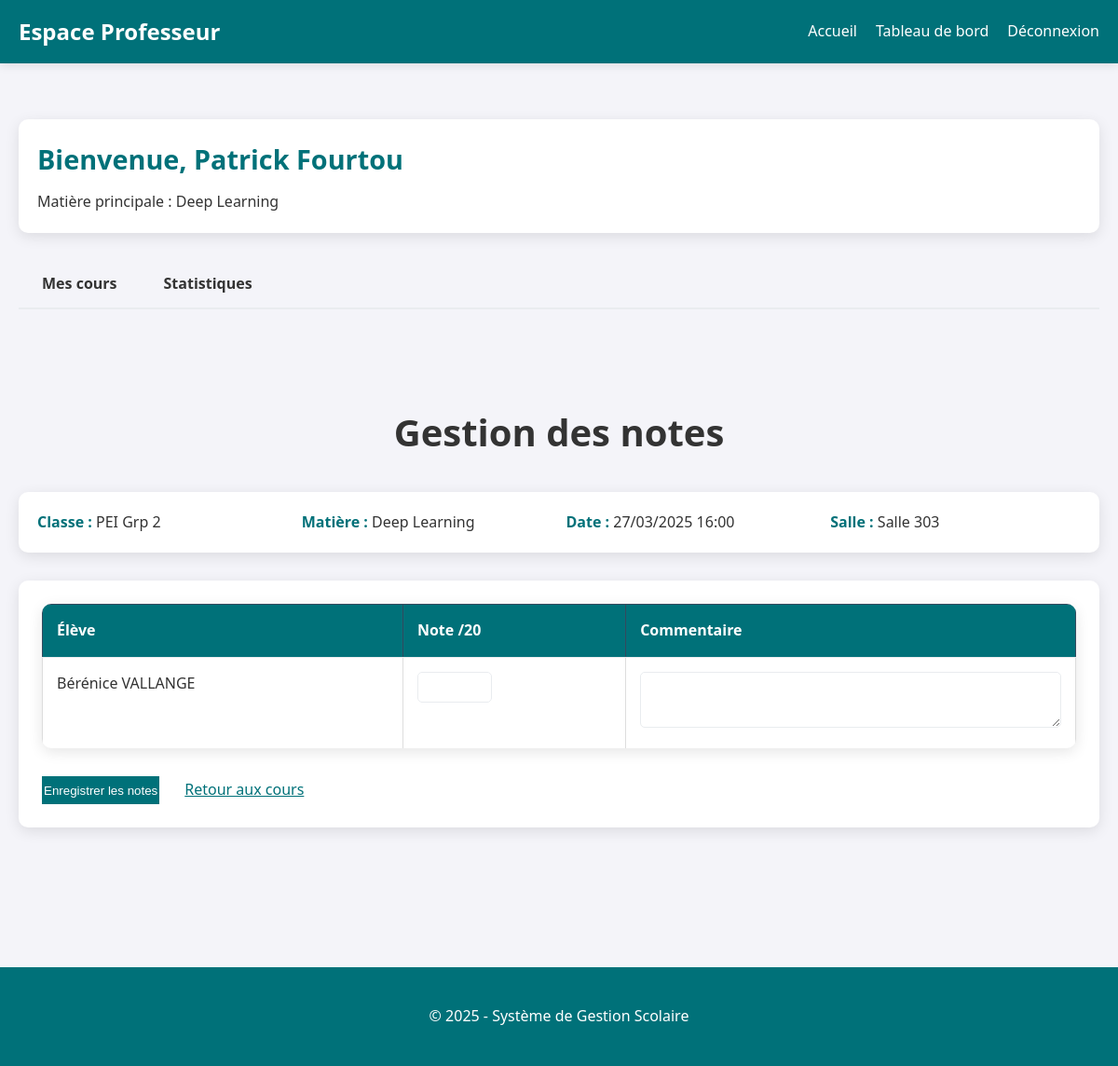
Screenshot of /pages/prof.php?view=notes&cours_id=12 (signed in) with the database file from the repository.
### tables this page shows
CREATE TABLE IF NOT EXISTS profs (
    id INT AUTO_INCREMENT PRIMARY KEY,
    user_id INT NOT NULL UNIQUE,
    nom VARCHAR(50) NOT NULL,
    prenom VARCHAR(50) NOT NULL,
    date_naissance DATE NOT NULL,
    matiere VARCHAR(50) NOT NULL,
    FOREIGN KEY (user_id) REFERENCES users(id) ON DELETE CASCADE
);

CREATE TABLE IF NOT EXISTS cours (
    id INT AUTO_INCREMENT PRIMARY KEY,
    prof_id INT NOT NULL,
    classe VARCHAR(50) NOT NULL,
    matiere VARCHAR(50) NOT NULL,
    horaire DATETIME NOT NULL,
    salle VARCHAR(50) NOT NULL,
    FOREIGN KEY (prof_id) REFERENCES profs(id) ON DELETE CASCADE
);

CREATE TABLE IF NOT EXISTS eleves (
    id INT AUTO_INCREMENT PRIMARY KEY,
    user_id INT NOT NULL UNIQUE,
    nom VARCHAR(50) NOT NULL,
    prenom VARCHAR(50) NOT NULL,
    date_naissance DATE NOT NULL,
    classe VARCHAR(50) NOT NULL,
    FOREIGN KEY (user_id) REFERENCES users(id) ON DELETE CASCADE
);

### pages/prof.php (the view, shortened to what this page needs)
<?php
require_once '../config/db.php';
$userId = $_SESSION['user_id'];
$stmt = $pdo->prepare("SELECT * FROM profs WHERE user_id = ?");
$stmt->execute([$userId]);
$prof = $stmt->fetch(PDO::FETCH_ASSOC);
$view = isset($_GET['view']) ? $_GET['view'] : 'cours';
$coursId = isset($_GET['cours_id']) ? intval($_GET['cours_id']) : 0;
if ($view === 'notes' && $coursId > 0) {
    $stmt = $pdo->prepare("SELECT * FROM cours WHERE id = ? AND prof_id = ?");
    $stmt->execute([$coursId, $prof['id']]);
    $currentCours = $stmt->fetch(PDO::FETCH_ASSOC);
    if ($currentCours) {
        $stmt = $pdo->prepare("SELECT e.* FROM eleves e WHERE e.classe = ?");
        $stmt->execute([$currentCours['classe']]);
        $eleves = $stmt->fetchAll(PDO::FETCH_ASSOC);
        $notesMap = [];
    } else {
        $message = "Vous n'êtes pas autorisé à accéder à ce cours.";
        $messageType = "error";
        header("Location: prof.php?view=cours&message=$message&type=$messageType");
        exit;
    }
}
$coursQuery = "SELECT * FROM cours WHERE prof_id = ?";
$params = [$prof['id']];
$coursQuery .= " ORDER BY horaire";
$stmt = $pdo->prepare($coursQuery);
$stmt->execute($params);
$cours = $stmt->fetchAll(PDO::FETCH_ASSOC);
?>
<!DOCTYPE html>
<html lang="fr">
<head>
    <link rel="stylesheet" href="../css/style.css">
</head>
<body>
    <header>
        <h1>Espace Professeur</h1>
        <nav>
            <ul>
                <li><a href="index.php">Accueil</a></li>
                <li><a href="prof.php">Tableau de bord</a></li>
                <li><a href="../login/login.php">Déconnexion</a></li>
            </ul>
        </nav>
    </header>
    <main class="container">
        <section class="prof-info">
            <h2>Bienvenue, <?php echo htmlspecialchars($prof['prenom'] . ' ' . $prof['nom']); ?></h2>
            <p>Matière principale : <?php echo htmlspecialchars($prof['matiere']); ?></p>
        </section>
        <div class="tabs">
            <a href="?view=cours" class="tab <?php echo $view === 'cours' ? 'active' : ''; ?>">Mes cours</a>
            <a href="?view=stats" class="tab <?php echo $view === 'stats' ? 'active' : ''; ?>">Statistiques</a>
        </div>
        <?php if ($view === 'confirm_delete' && isset($_GET['cours_id'])): ?>
            <section class="confirmation">
                <h2>Confirmation de suppression</h2>
                <?php
                    $delCoursId = intval($_GET['cours_id']);
                    $stmt = $pdo->prepare("SELECT * FROM cours WHERE id = ?");
                    $stmt->execute([$delCoursId]);
                    $delCours = $stmt->fetch(PDO::FETCH_ASSOC);
                    $stmt = $pdo->prepare("SELECT COUNT(*) FROM notes WHERE cours_id = ?");
                    $stmt->execute([$delCoursId]);
                    $notesCount = $stmt->fetchColumn();
                ?>
                <div class="warning-box">
                    <p><strong>Attention :</strong> Vous êtes sur le point de supprimer le cours suivant :</p>
                    <p>
                        <strong>Classe :</strong> <?php echo htmlspecialchars($delCours['classe']); ?><br>
                        <strong>Matière :</strong> <?php echo htmlspecialchars($delCours['matiere']); ?><br>
                        <strong>Horaire :</strong> <?php echo date('d/m/Y H:i', strtotime($delCours['horaire'])); ?><br>
                        <strong>Salle :</strong> <?php echo htmlspecialchars($delCours['salle']); ?>
                    </p>
                    <?php if ($notesCount > 0): ?>
                        <p class="warning"><strong>Important :</strong> Ce cours contient <?php echo $notesCount; ?> note(s) qui seront également supprimées.</p>
                    <?php endif; ?>
                    <p>Cette action est irréversible. Voulez-vous continuer ?</p>
                    <div class="action-buttons">
                        <a href="?delete_cours=<?php echo $delCoursId; ?>&confirm=yes" class="btn-danger">Confirmer la suppression</a>
                        <a href="?view=cours" class="btn-secondary">Annuler</a>
                    </div>
                </div>
            </section>
        <?php elseif ($view === 'notes' && isset($currentCours)): ?>
            <section class="notes-section">
                <h2>Gestion des notes</h2>
                <div class="cours-details">
                    <p><strong>Classe :</strong> <?php echo htmlspecialchars($currentCours['classe']); ?></p>
                    <p><strong>Matière :</strong> <?php echo htmlspecialchars($currentCours['matiere']); ?></p>
                    <p><strong>Date :</strong> <?php echo date('d/m/Y H:i', strtotime($currentCours['horaire'])); ?></p>
                    <p><strong>Salle :</strong> <?php echo htmlspecialchars($currentCours['salle']); ?></p>
                </div>
                <?php if (empty($eleves)): ?>
                    <p class="no-data">Aucun élève trouvé pour cette classe.</p>
                <?php else: ?>
                    <form method="post" action="?view=notes&cours_id=<?php echo $coursId; ?>">
                        <table class="table-notes">
                            <thead>
                                <tr>
                                    <th>Élève</th>
                                    <th>Note /20</th>
                                    <th>Commentaire</th>
                                </tr>
                            </thead>
                            <tbody>
                                <?php foreach ($eleves as $eleve): ?>
                                    <tr>
                                        <td><?php echo htmlspecialchars($eleve['prenom'] . ' ' . $eleve['nom']); ?></td>
                                        <td>
                                            <input type="number" step="0.25" min="0" max="20"
                                                   name="notes[<?php echo $eleve['id']; ?>][note]"
                                                   value="<?php echo isset($notesMap[$eleve['id']]) ? htmlspecialchars($notesMap[$eleve['id']]['note']) : ''; ?>"
                                                   class="note-input">
                                        </td>
                                        <td>
                                            <textarea name="notes[<?php echo $eleve['id']; ?>][commentaire]"
                                                      class="commentaire-input"><?php echo isset($notesMap[$eleve['id']]) ? htmlspecialchars($notesMap[$eleve['id']]['commentaire']) : ''; ?></textarea>
                                        </td>
                                    </tr>
                                <?php endforeach; ?>
                            </tbody>
                        </table>
                        <div class="form-actions">
                            <button type="submit" name="save_notes" class="btn-primary">Enregistrer les notes</button>
                            <a href="?view=cours" class="btn-secondary">Retour aux cours</a>
                        </div>
                    </form>
                <?php endif; ?>
            </section>
        <?php endif; ?>
    </main>
    <footer>
        <p>&copy; <?php echo date('Y'); ?> - Système de Gestion Scolaire</p>
    </footer>
</body>
</html>

### css/style.css (style rules this page uses)
:root { --primary: #007179; --primary-dark: #0c57c0; --secondary: #190038; --secondary-dark: #e04347; --light: #f4f4f9; --dark: #333; --gray: #535252; --light-gray: #e9ecef; --white: #ffffff; --shadow: 0 4px 15px rgba(0, 0, 0, 0.1); --shadow-strong: 0 8px 30px rgba(0, 0, 0, 0.1); --border-radius: 10px; --transition: all 0.3s ease; }
* { margin: 0; padding: 0; box-sizing: border-box; }
body { font-family: 'Segoe UI', Roboto, 'Helvetica Neue', Arial, sans-serif; margin: 0; padding: 0; background-color: var(--light); color: var(--dark); line-height: 1.6; }
.container { width: 100%; max-width: 1200px; margin: 0 auto; padding: 0 15px; }
h1, h2, h3, h4, h5, h6 { font-weight: 600; margin-bottom: 15px; }
h2 { font-size: 2.5rem; text-align: center; margin-bottom: 2rem; }
section { padding: 80px 0; }
.btn-primary { background-color: var(--primary); color: var(--white); border: 2px solid var(--primary); }
.btn-secondary { background-color: var(--white); color: var(--primary); border: 2px solid var(--white); margin-left: 15px; }
header { background-color: var(--primary); padding: 15px 0; color: white; position: sticky; top: 0; z-index: 1000; box-shadow: 0 2px 10px rgba(0, 0, 0, 0.1); }
header nav ul { list-style-type: none; text-align: right; margin-right: 20px; }
header nav ul li { display: inline; margin-left: 25px; }
header nav ul li a { color: white; text-decoration: none; font-weight: 500; transition: var(--transition); position: relative; padding-bottom: 5px; }
header nav ul li a:after { content: ''; position: absolute; width: 0; height: 2px; bottom: 0; left: 0; background-color: white; transition: var(--transition); }
footer { background-color: var(--primary); color: white; text-align: center; padding: 40px 0; margin-top: 50px; }
.form-actions { margin-top: 25px; display: flex; justify-content: flex-end; gap: 10px; }
.prof-info { background-color: var(--white); padding: 20px; border-radius: var(--border-radius); box-shadow: var(--shadow); margin: 20px 0; }
.prof-info h2 { color: var(--primary); font-size: 1.8rem; margin-bottom: 10px; text-align: left; }
.tabs { display: flex; margin: 30px 0 20px; border-bottom: 2px solid var(--light-gray); }
.tab { padding: 12px 25px; text-decoration: none; color: var(--dark); font-weight: 600; position: relative; transition: var(--transition); }
.table-cours, .table-notes, .table-stats { width: 100%; border-collapse: collapse; margin-bottom: 30px; background-color: var(--white); border-radius: var(--border-radius); overflow: hidden; box-shadow: var(--shadow); }
.table-cours th, .table-notes th, .table-stats th, .table-cours td, .table-notes td, .table-stats td { padding: 15px; text-align: left; border-bottom: 1px solid var(--light-gray); }
.table-cours th, .table-notes th, .table-stats th { background-color: var(--primary); color: var(--white); font-weight: 600; }
.table-cours tr:last-child td, .table-notes tr:last-child td, .table-stats tr:last-child td { border-bottom: none; }
.cours-form, .notes-section form { background-color: var(--white); padding: 25px; border-radius: var(--border-radius); box-shadow: var(--shadow); margin-top: 30px; }
.form-actions { display: flex; justify-content: flex-start; margin-top: 25px; }
.note-input { width: 80px; padding: 8px; border: 1px solid var(--light-gray); border-radius: 5px; text-align: center; }
.commentaire-input { width: 100%; min-height: 60px; padding: 8px; border: 1px solid var(--light-gray); border-radius: 5px; resize: vertical; }
.cours-details { background-color: var(--white); padding: 20px; border-radius: var(--border-radius); box-shadow: var(--shadow); margin-bottom: 25px; display: grid; grid-template-columns: repeat(auto-fit, minmax(200px, 1fr)); gap: 15px; }
.cours-details p { margin: 0; }
.cours-details strong { color: var(--primary); }
header { display: flex; justify-content: space-between; align-items: center; padding: 15px 20px; }
header h1 { margin: 0; font-size: 1.5rem; }
header nav ul { margin: 0; display: flex; gap: 20px; }
header nav ul li { margin: 0; }
main.container { padding: 20px; margin-top: 20px; }
table { width: 100%; border-collapse: collapse; }
th { background-color: #2c3e50; color: white; padding: 12px; text-align: center; font-weight: 500; border: 1px solid #34495e; }
td { border: 1px solid #ddd; padding: 10px; vertical-align: top; height: 80px; }

### rows the page displays
profs: prenom+nom "Patrick Fourtou", matiere "Deep Learning"
cours: classe "PEI Grp 2", matiere "Deep Learning", horaire "27/03/2025 16:00", salle "Salle 303"
eleves: prenom+nom "Bérénice VALLANGE"
